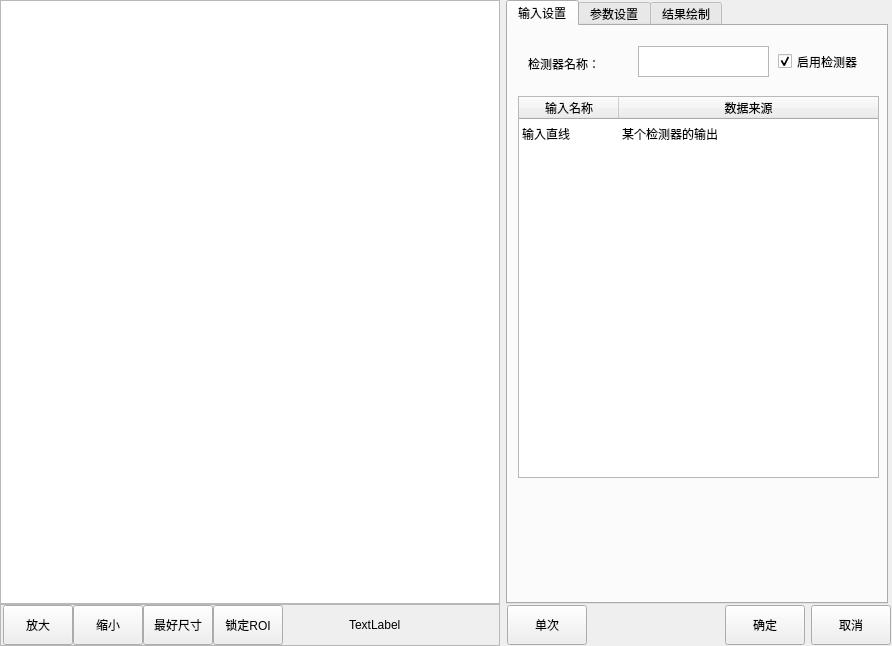
<?xml version="1.0" encoding="UTF-8"?>
<ui version="4.0">
 <class>CMvAngleOffset</class>
 <widget class="QWidget" name="CMvAngleOffset">
  <property name="geometry">
   <rect>
    <x>0</x>
    <y>0</y>
    <width>892</width>
    <height>646</height>
   </rect>
  </property>
  <property name="windowTitle">
   <string>角度偏移</string>
  </property>
  <layout class="QHBoxLayout" name="horizontalLayout_3">
   <property name="leftMargin">
    <number>0</number>
   </property>
   <property name="topMargin">
    <number>0</number>
   </property>
   <property name="rightMargin">
    <number>0</number>
   </property>
   <property name="bottomMargin">
    <number>0</number>
   </property>
   <item>
    <layout class="QVBoxLayout" name="verticalLayout">
     <property name="spacing">
      <number>0</number>
     </property>
     <item>
      <widget class="QGraphicsView" name="graphicsView_mainImage">
       <property name="minimumSize">
        <size>
         <width>500</width>
         <height>600</height>
        </size>
       </property>
      </widget>
     </item>
     <item>
      <widget class="QFrame" name="frame">
       <property name="minimumSize">
        <size>
         <width>0</width>
         <height>42</height>
        </size>
       </property>
       <property name="maximumSize">
        <size>
         <width>16777215</width>
         <height>42</height>
        </size>
       </property>
       <property name="frameShape">
        <enum>QFrame::StyledPanel</enum>
       </property>
       <property name="frameShadow">
        <enum>QFrame::Raised</enum>
       </property>
       <layout class="QHBoxLayout" name="horizontalLayout">
        <property name="spacing">
         <number>0</number>
        </property>
        <property name="leftMargin">
         <number>2</number>
        </property>
        <property name="topMargin">
         <number>0</number>
        </property>
        <property name="rightMargin">
         <number>0</number>
        </property>
        <property name="bottomMargin">
         <number>0</number>
        </property>
        <item>
         <widget class="QPushButton" name="pushButton_zoomIn">
          <property name="minimumSize">
           <size>
            <width>70</width>
            <height>40</height>
           </size>
          </property>
          <property name="maximumSize">
           <size>
            <width>70</width>
            <height>40</height>
           </size>
          </property>
          <property name="text">
           <string>放大</string>
          </property>
         </widget>
        </item>
        <item>
         <widget class="QPushButton" name="pushButton_zoomOut">
          <property name="minimumSize">
           <size>
            <width>70</width>
            <height>40</height>
           </size>
          </property>
          <property name="maximumSize">
           <size>
            <width>70</width>
            <height>40</height>
           </size>
          </property>
          <property name="text">
           <string>缩小</string>
          </property>
         </widget>
        </item>
        <item>
         <widget class="QPushButton" name="pushButton_zoomBest">
          <property name="minimumSize">
           <size>
            <width>70</width>
            <height>40</height>
           </size>
          </property>
          <property name="maximumSize">
           <size>
            <width>70</width>
            <height>40</height>
           </size>
          </property>
          <property name="text">
           <string>最好尺寸</string>
          </property>
         </widget>
        </item>
        <item>
         <widget class="QPushButton" name="pushButton_lockRoiMove">
          <property name="minimumSize">
           <size>
            <width>70</width>
            <height>40</height>
           </size>
          </property>
          <property name="maximumSize">
           <size>
            <width>70</width>
            <height>40</height>
           </size>
          </property>
          <property name="text">
           <string>锁定ROI</string>
          </property>
         </widget>
        </item>
        <item>
         <spacer name="horizontalSpacer">
          <property name="orientation">
           <enum>Qt::Horizontal</enum>
          </property>
          <property name="sizeHint" stdset="0">
           <size>
            <width>63</width>
            <height>20</height>
           </size>
          </property>
         </spacer>
        </item>
        <item>
         <widget class="QLabel" name="label_mousePos">
          <property name="minimumSize">
           <size>
            <width>150</width>
            <height>40</height>
           </size>
          </property>
          <property name="maximumSize">
           <size>
            <width>150</width>
            <height>40</height>
           </size>
          </property>
          <property name="text">
           <string>TextLabel</string>
          </property>
         </widget>
        </item>
       </layout>
      </widget>
     </item>
    </layout>
   </item>
   <item>
    <layout class="QVBoxLayout" name="verticalLayout_2">
     <property name="spacing">
      <number>0</number>
     </property>
     <item>
      <widget class="QTabWidget" name="tabWidget">
       <property name="minimumSize">
        <size>
         <width>382</width>
         <height>602</height>
        </size>
       </property>
       <property name="maximumSize">
        <size>
         <width>380</width>
         <height>16777215</height>
        </size>
       </property>
       <property name="currentIndex">
        <number>0</number>
       </property>
       <widget class="QWidget" name="tab">
        <attribute name="title">
         <string>输入设置</string>
        </attribute>
        <widget class="QTableWidget" name="tableWidget_input">
         <property name="geometry">
          <rect>
           <x>10</x>
           <y>70</y>
           <width>361</width>
           <height>382</height>
          </rect>
         </property>
         <property name="minimumSize">
          <size>
           <width>361</width>
           <height>382</height>
          </size>
         </property>
         <property name="maximumSize">
          <size>
           <width>361</width>
           <height>382</height>
          </size>
         </property>
         <property name="editTriggers">
          <set>QAbstractItemView::NoEditTriggers</set>
         </property>
         <property name="selectionMode">
          <enum>QAbstractItemView::SingleSelection</enum>
         </property>
         <property name="selectionBehavior">
          <enum>QAbstractItemView::SelectRows</enum>
         </property>
         <property name="showGrid">
          <bool>false</bool>
         </property>
         <attribute name="horizontalHeaderStretchLastSection">
          <bool>true</bool>
         </attribute>
         <attribute name="verticalHeaderVisible">
          <bool>false</bool>
         </attribute>
         <row>
          <property name="text">
           <string>1</string>
          </property>
         </row>
         <column>
          <property name="text">
           <string>输入名称</string>
          </property>
         </column>
         <column>
          <property name="text">
           <string>数据来源</string>
          </property>
         </column>
         <item row="0" column="0">
          <property name="text">
           <string>输入直线</string>
          </property>
         </item>
         <item row="0" column="1">
          <property name="text">
           <string>某个检测器的输出</string>
          </property>
         </item>
        </widget>
        <widget class="QLabel" name="label_funcName">
         <property name="geometry">
          <rect>
           <x>20</x>
           <y>30</y>
           <width>81</width>
           <height>16</height>
          </rect>
         </property>
         <property name="text">
          <string>检测器名称：</string>
         </property>
        </widget>
        <widget class="QCheckBox" name="checkBox_enableFunc">
         <property name="geometry">
          <rect>
           <x>270</x>
           <y>20</y>
           <width>101</width>
           <height>31</height>
          </rect>
         </property>
         <property name="minimumSize">
          <size>
           <width>101</width>
           <height>31</height>
          </size>
         </property>
         <property name="text">
          <string>启用检测器</string>
         </property>
         <property name="checked">
          <bool>true</bool>
         </property>
        </widget>
        <widget class="QPlainTextEdit" name="plainTextEdit_funcName">
         <property name="geometry">
          <rect>
           <x>130</x>
           <y>20</y>
           <width>131</width>
           <height>31</height>
          </rect>
         </property>
         <property name="minimumSize">
          <size>
           <width>131</width>
           <height>31</height>
          </size>
         </property>
         <property name="maximumSize">
          <size>
           <width>131</width>
           <height>31</height>
          </size>
         </property>
         <property name="overwriteMode">
          <bool>false</bool>
         </property>
        </widget>
       </widget>
       <widget class="QWidget" name="tab_2">
        <attribute name="title">
         <string>参数设置</string>
        </attribute>
        <widget class="QLabel" name="label_study">
         <property name="geometry">
          <rect>
           <x>10</x>
           <y>20</y>
           <width>111</width>
           <height>31</height>
          </rect>
         </property>
         <property name="text">
          <string>直线初始位置：</string>
         </property>
        </widget>
        <widget class="QPushButton" name="pushButton_study">
         <property name="geometry">
          <rect>
           <x>10</x>
           <y>50</y>
           <width>101</width>
           <height>31</height>
          </rect>
         </property>
         <property name="text">
          <string>学习当前值</string>
         </property>
        </widget>
        <widget class="QGroupBox" name="groupBox_initialStraightLine">
         <property name="enabled">
          <bool>false</bool>
         </property>
         <property name="geometry">
          <rect>
           <x>0</x>
           <y>100</y>
           <width>241</width>
           <height>221</height>
          </rect>
         </property>
         <property name="title">
          <string>直线初始位置</string>
         </property>
         <property name="checkable">
          <bool>false</bool>
         </property>
         <property name="checked">
          <bool>false</bool>
         </property>
         <widget class="QLabel" name="label_initialStraightLineY">
          <property name="geometry">
           <rect>
            <x>130</x>
            <y>10</y>
            <width>111</width>
            <height>31</height>
           </rect>
          </property>
          <property name="text">
           <string>直线起点Y：</string>
          </property>
         </widget>
         <widget class="QDoubleSpinBox" name="doubleSpinBox_initialStraightLineY">
          <property name="geometry">
           <rect>
            <x>130</x>
            <y>40</y>
            <width>101</width>
            <height>31</height>
           </rect>
          </property>
          <property name="maximum">
           <double>5000.000000000000000</double>
          </property>
         </widget>
         <widget class="QLabel" name="label_initialStraightLineX">
          <property name="geometry">
           <rect>
            <x>10</x>
            <y>10</y>
            <width>111</width>
            <height>31</height>
           </rect>
          </property>
          <property name="text">
           <string>直线起点X：</string>
          </property>
         </widget>
         <widget class="QDoubleSpinBox" name="doubleSpinBox_initialStraightLineX">
          <property name="geometry">
           <rect>
            <x>10</x>
            <y>40</y>
            <width>101</width>
            <height>31</height>
           </rect>
          </property>
          <property name="maximum">
           <double>5000.000000000000000</double>
          </property>
         </widget>
         <widget class="QLabel" name="label_initialStraightLine">
          <property name="geometry">
           <rect>
            <x>10</x>
            <y>150</y>
            <width>111</width>
            <height>31</height>
           </rect>
          </property>
          <property name="text">
           <string>直线初始位置：</string>
          </property>
         </widget>
         <widget class="QPushButton" name="pushButton_initialStraightLine">
          <property name="geometry">
           <rect>
            <x>10</x>
            <y>180</y>
            <width>101</width>
            <height>31</height>
           </rect>
          </property>
          <property name="text">
           <string>应用手动设置</string>
          </property>
         </widget>
         <widget class="QLabel" name="label_straightLineEndPointY">
          <property name="geometry">
           <rect>
            <x>130</x>
            <y>80</y>
            <width>111</width>
            <height>31</height>
           </rect>
          </property>
          <property name="text">
           <string>直线终点Y：</string>
          </property>
         </widget>
         <widget class="QLabel" name="label_straightLineEndPointX">
          <property name="geometry">
           <rect>
            <x>10</x>
            <y>80</y>
            <width>111</width>
            <height>31</height>
           </rect>
          </property>
          <property name="text">
           <string>直线终点X：</string>
          </property>
         </widget>
         <widget class="QDoubleSpinBox" name="doubleSpinBox_straightLineEndPointY">
          <property name="geometry">
           <rect>
            <x>130</x>
            <y>110</y>
            <width>101</width>
            <height>31</height>
           </rect>
          </property>
          <property name="maximum">
           <double>5000.000000000000000</double>
          </property>
         </widget>
         <widget class="QDoubleSpinBox" name="doubleSpinBox_straightLineEndPointX">
          <property name="geometry">
           <rect>
            <x>10</x>
            <y>110</y>
            <width>101</width>
            <height>31</height>
           </rect>
          </property>
          <property name="maximum">
           <double>5000.000000000000000</double>
          </property>
         </widget>
        </widget>
        <widget class="QCheckBox" name="checkBox_initialStraightLine">
         <property name="geometry">
          <rect>
           <x>260</x>
           <y>110</y>
           <width>101</width>
           <height>31</height>
          </rect>
         </property>
         <property name="text">
          <string>手动设置</string>
         </property>
        </widget>
       </widget>
       <widget class="QWidget" name="tab_4">
        <attribute name="title">
         <string>结果绘制</string>
        </attribute>
        <widget class="QCheckBox" name="checkBox_valuTrig">
         <property name="geometry">
          <rect>
           <x>20</x>
           <y>20</y>
           <width>101</width>
           <height>31</height>
          </rect>
         </property>
         <property name="text">
          <string>启用绘制</string>
         </property>
         <property name="checked">
          <bool>true</bool>
         </property>
        </widget>
       </widget>
      </widget>
     </item>
     <item>
      <layout class="QHBoxLayout" name="horizontalLayout_2">
       <property name="leftMargin">
        <number>1</number>
       </property>
       <property name="topMargin">
        <number>1</number>
       </property>
       <property name="rightMargin">
        <number>1</number>
       </property>
       <property name="bottomMargin">
        <number>1</number>
       </property>
       <item>
        <widget class="QPushButton" name="pushButton_ones">
         <property name="minimumSize">
          <size>
           <width>80</width>
           <height>40</height>
          </size>
         </property>
         <property name="maximumSize">
          <size>
           <width>80</width>
           <height>40</height>
          </size>
         </property>
         <property name="text">
          <string>单次</string>
         </property>
        </widget>
       </item>
       <item>
        <spacer name="horizontalSpacer_2">
         <property name="orientation">
          <enum>Qt::Horizontal</enum>
         </property>
         <property name="sizeHint" stdset="0">
          <size>
           <width>40</width>
           <height>20</height>
          </size>
         </property>
        </spacer>
       </item>
       <item>
        <widget class="QPushButton" name="pushButton_affirm">
         <property name="minimumSize">
          <size>
           <width>80</width>
           <height>40</height>
          </size>
         </property>
         <property name="maximumSize">
          <size>
           <width>80</width>
           <height>40</height>
          </size>
         </property>
         <property name="text">
          <string>确定</string>
         </property>
        </widget>
       </item>
       <item>
        <widget class="QPushButton" name="pbPrev_cancel">
         <property name="minimumSize">
          <size>
           <width>80</width>
           <height>40</height>
          </size>
         </property>
         <property name="maximumSize">
          <size>
           <width>80</width>
           <height>40</height>
          </size>
         </property>
         <property name="text">
          <string>取消</string>
         </property>
        </widget>
       </item>
      </layout>
     </item>
    </layout>
   </item>
  </layout>
 </widget>
 <layoutdefault spacing="6" margin="11"/>
 <resources>
  <include location="CMvContourMatching.qrc"/>
 </resources>
 <connections/>
</ui>
